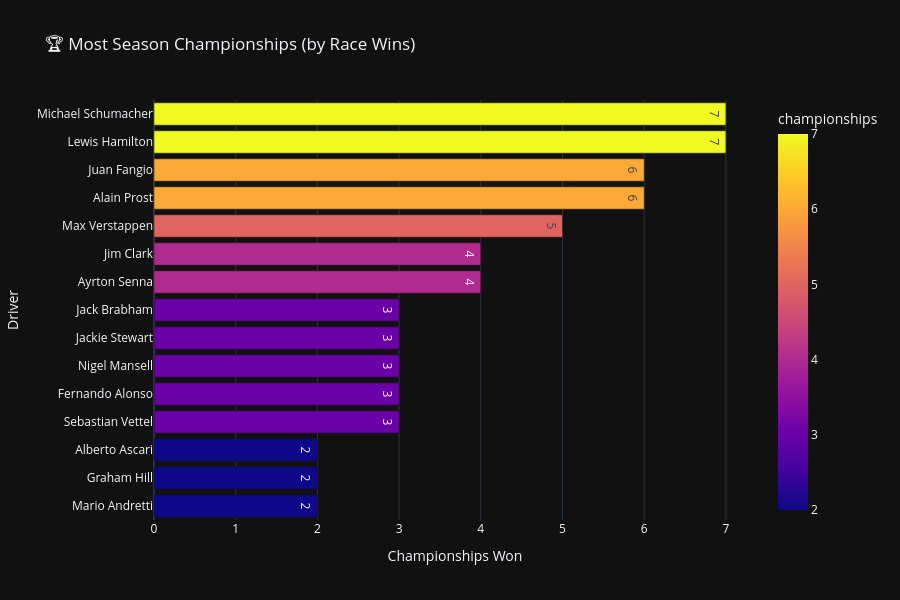

The notebook cell saved with this chart:
### Markdown cell above
## 4. 🏁 Championship Statistics

### Code cell
# Calculate season champions (most wins per season)
season_winners = df[df['is_winner']].groupby(['season', 'driver_name']).size().reset_index(name='wins')
champions = season_winners.loc[season_winners.groupby('season')['wins'].idxmax()]
champions['era'] = champions['season'].apply(get_era)

# Count championships per driver
championship_counts = champions['driver_name'].value_counts().reset_index()
championship_counts.columns = ['driver_name', 'championships']

# Get top champions
top_champions = championship_counts.head(15)

fig = px.bar(
    top_champions,
    x='championships',
    y='driver_name',
    orientation='h',
    title='🏆 Most Season Championships (by Race Wins)',
    color='championships',
    color_continuous_scale='Plasma',
    text='championships'
)

fig.update_layout(
    yaxis=dict(autorange="reversed"),
    xaxis_title="Championships Won",
    yaxis_title="Driver",
    height=600,
    template='plotly_dark'
)
fig.show()

### Figure 1 — Plotly figure (JSON) as saved in the notebook; plotly's stock layout.template omitted (floating-point values rounded to 4 significant figures)
{"data": [{"hovertemplate": "championships=%{marker.color}<br>driver_name=%{y}<extra></extra>", "legendgroup": "", "marker": {"color": [7, 7, 6, 6, 5, 4, 4, 3, 3, 3, 3, 3, 2, 2, 2], "coloraxis": "coloraxis", "pattern": {"shape": ""}}, "name": "", "orientation": "h", "showlegend": false, "text": [7.0, 7.0, 6.0, 6.0, 5.0, 4.0, 4.0, 3.0, 3.0, 3.0, 3.0, 3.0, 2.0, 2.0, 2.0], "textposition": "auto", "type": "bar", "x": [7, 7, 6, 6, 5, 4, 4, 3, 3, 3, 3, 3, 2, 2, 2], "xaxis": "x", "y": ["Michael Schumacher", "Lewis Hamilton", "Juan Fangio", "Alain Prost", "Max Verstappen", "Jim Clark", "Ayrton Senna", "Jack Brabham", "Jackie Stewart", "Nigel Mansell", "Fernando Alonso", "Sebastian Vettel", "Alberto Ascari", "Graham Hill", "Mario Andretti"], "yaxis": "y"}], "layout": {"barmode": "relative", "coloraxis": {"colorbar": {"title": {"text": "championships"}}, "colorscale": [[0, "#0d0887"], [0.1111, "#46039f"], [0.2222, "#7201a8"], [0.3333, "#9c179e"], [0.4444, "#bd3786"], [0.5556, "#d8576b"], [0.6667, "#ed7953"], [0.7778, "#fb9f3a"], [0.8889, "#fdca26"], [1, "#f0f921"]]}, "height": 600, "legend": {"tracegroupgap": 0}, "title": {"text": "🏆 Most Season Championships (by Race Wins)"}, "xaxis": {"anchor": "y", "domain": [0, 1], "title": {"text": "Championships Won"}}, "yaxis": {"anchor": "x", "autorange": "reversed", "domain": [0, 1], "title": {"text": "Driver"}}}}
